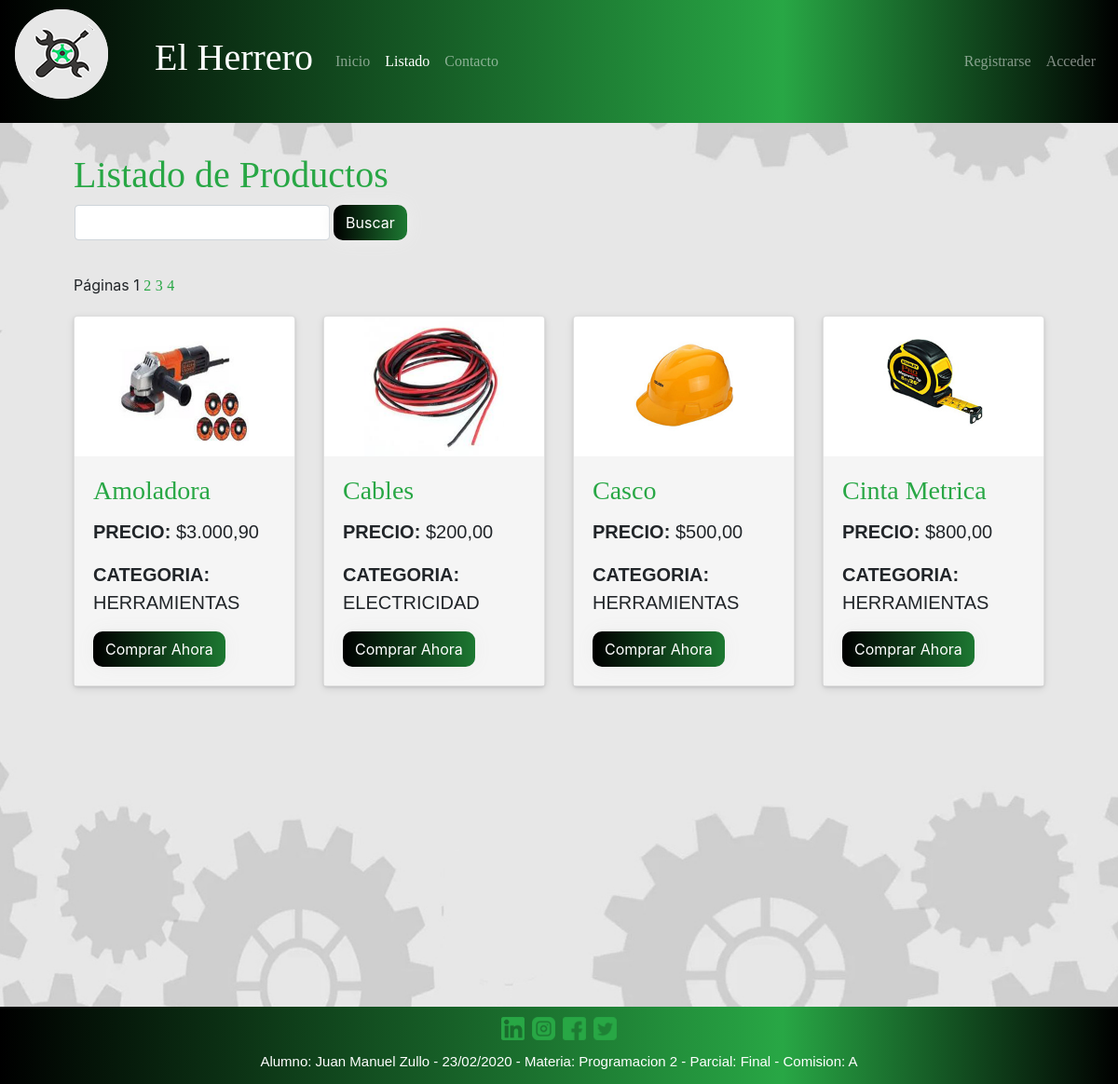
/sitio/index.php?s=Productos, run on the app's committed database.
### tables this page shows
CREATE TABLE `productos` (
  `id` int(11) NOT NULL,
  `nombre` varchar(500) NOT NULL,
  `detalle` varchar(500) NOT NULL,
  `precio` double NOT NULL,
  `idcategoria` int(11) NOT NULL,
  `foto` varchar(45) DEFAULT NULL,
  `es_oferta` tinyint(4) DEFAULT NULL,
  `es_visible` tinyint(4) NOT NULL DEFAULT 1
);

CREATE TABLE `categorias` (
  `id` int(11) NOT NULL,
  `descripcion` varchar(50) DEFAULT NULL
);

### sitio/funciones/autenticacion.php (called while the page is built, shortened)
<?php
function estaAutenticado() {
    return isset($_SESSION['id_usuario']);
}

### sitio/secciones/Productos.php (the view, shortened to what this page needs)
<?php
require 'funciones/productos.php';
$busqueda =  (isset($_GET["busqueda"])) ? trim($_GET["busqueda"]) : "";
?>
<section class="container">
    <h1>Listado de Productos</h1>
    <form name="fbusqueda" action="index.php" method="GET">
    <div class="form-group row">
    <div class="col-xs-2 ml-3">
        <input class="form-control" type="text" name="busqueda" value="<?=$busqueda?>">
    </div>
        <input type="submit" value="Buscar" class="btn btn-grad ml-1">
    </div>
    </form>
<?php
$pagina = (isset($_GET["pag"]) && is_numeric($_GET["pag"])) ? (int)$_GET["pag"] : 1;
$productos = getProductos ($db,$busqueda,$pagina);
?>
    <div class="row">
        <?php foreach($productos as $producto): ?>
        <div class="col-lg-3 col-md-6 mb-4">
            <div class="card h-100">
                <a class="d-block mx-auto" href="index.php?s=Listado-Detalle&id=<?= $producto['id'];?>">
                    <img src="img/<?=$producto['foto'];?>" class="img-fluid" alt="<?=$producto['nombre'];?>"/>
                </a>
                <div class="card-body">
                    <h3 class="card-title">
                        <a href="index.php?s=Listado-Detalle&id=<?= $producto['id'];?>"><?=$producto['nombre'];?></a>
                    </h3>
                    <p><B>PRECIO: </B>$<?=number_format($producto['precio'],2,",",".");?></p>
                    <p><B>CATEGORIA: </B><?=$producto['categoria'];?></p>
                    <?php
                    if (estaAutenticado()) {
                    ?>
                    <form name="compra<?= $producto['id'];?>" action="acciones/carrito-agregar.php" method="POST">
                    <input type="hidden" name="product_id" value="<?= $producto['id'];?>">
                    <div class="form-group">
                        <input class="agregar form-control col-xs-2" type="number" value="1" min="1" max="10000">
                    </div>
                    <button type="submit"  class="btn btn-grad">Comprar Ahora</button>
                    </form>
                    <?php
                    }
                    else {
                    ?>
                    <button type="button" onclick="location.href='index.php?s=Login';" class="btn btn-grad">Comprar Ahora</button>
                    <?php
                    }
                    ?>
                </div>
            </div>
        </div>
        <?php endforeach; ?>
    </div>
</section>

### sitio/css/estilos.css (style rules this page uses)
* { margin: 0; padding: 0; box-sizing: border-box; }
body { background: url(../img/fondo.jpg); background-repeat: no-repeat; background-size: 100% 100%; }
h1,h2 { font-family: Verdana; color: #28a745; }
p { font-family: Arial; text-align: justify; font-size:20px; }
.card { box-shadow: rgba(3, 8, 20, 0.1) 0px 0.15rem 0.5rem, rgba(2, 8, 20, 0.1) 0px 0.075rem 0.175rem; }
.card-body { width: 100%; height: 90%; position: relative; background: #f5f5f5; }
img { width: 150px; height: 150px; }
.btn-grad { background: linear-gradient(to right, #000000 0%, #28a745 70%, #000000 100%) }
.btn-grad { ; padding: 6px 12px; text-align: center; transition: 0.5s; background-size: 200% auto; color: white; box-shadow: 0 0 20px #eee; border-radius: 10px; display: inline-block; }
a { color: #28a745; font-family: Verdana; }
input[type="text"], textarea { outline: none; }
main section { margin-bottom: 4em; }

### data on the page
productos: foto (picture), nombre "Amoladora", precio "3.000,90", idcategoria.descripcion "HERRAMIENTAS"
productos: foto (picture), nombre "Cables", precio "200,00", idcategoria.descripcion "ELECTRICIDAD"
productos: foto (picture), nombre "Casco", precio "500,00", idcategoria.descripcion "HERRAMIENTAS"
productos: foto (picture), nombre "Cinta Metrica", precio "800,00", idcategoria.descripcion "HERRAMIENTAS"
